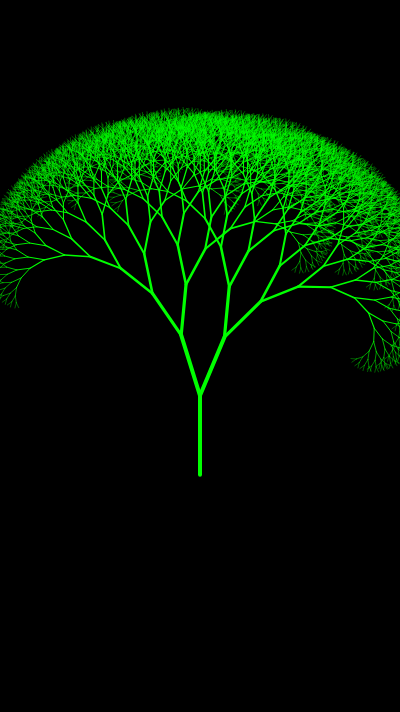
Frame 1 (no input)
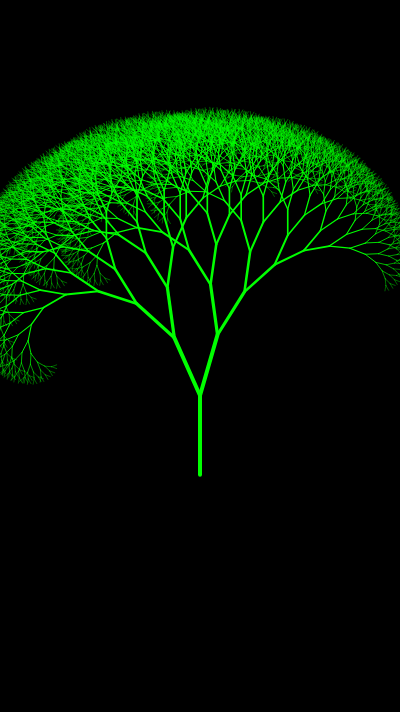
Frame 60 (no input)
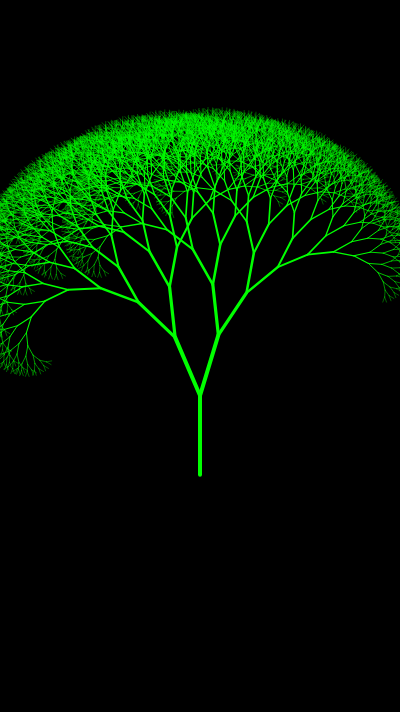
Frame 120 (the mouse pressed at the canvas centre since frame 60)

The p5.js sketch that drew these frames (run headless with seeded random() and noise() and a simulated clock; from frame 60 on, the mouse is pressed at the canvas centre):

// p5.js sketch
// ── sketch.js
let stroke_weight = 4;
let branch_length;
let noise_increment = 0.01;
let noise_value = 0.08;
let branch_scaling_factor = 0.8;

function preload() {}

function setup() {
  createCanvas(400, 712);
  branch_length = (1 / 9) * height;
}

function draw() {
  let current_noise = noise(noise_value);
  background(0);
  stroke(0, 255, 0);
  strokeWeight(stroke_weight);
  push();
  translate(width / 2, (2 / 3) * height);
  line(0, 0, 0, -branch_length);
  translate(0, -branch_length);
  let wind = map(current_noise, 0, 1, -PI / 16, PI / 16);
  draw_tree(stroke_weight, branch_length, PI / 9, wind, 12);
  pop();
  noise_value += noise_increment;
}

function draw_tree(stroke_weight, branch_length, branch_angle, wind, levels) {
  if (levels == 0) {
    return;
  }
  strokeWeight(stroke_weight);
  push();
  rotate(-branch_angle + wind);
  line(0, 0, 0, -branch_length * branch_scaling_factor);
  translate(0, -branch_length * branch_scaling_factor);
  draw_tree(
    stroke_weight * branch_scaling_factor,
    branch_length * branch_scaling_factor,
    branch_angle,
    wind * 1.01,
    levels - 1
  );
  pop();
  push();
  rotate(branch_angle + wind);
  line(0, 0, 0, -branch_length * branch_scaling_factor);
  translate(0, -branch_length * branch_scaling_factor);
  draw_tree(
    stroke_weight * branch_scaling_factor,
    branch_length * branch_scaling_factor,
    branch_angle,
    wind * 1.01,
    levels - 1
  );
  pop();
}
